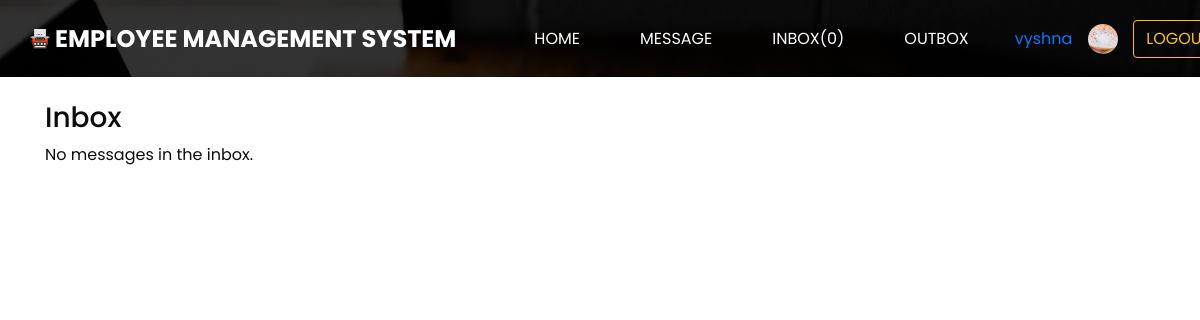
Page /inbox/ (signed in) on the earlier database version.
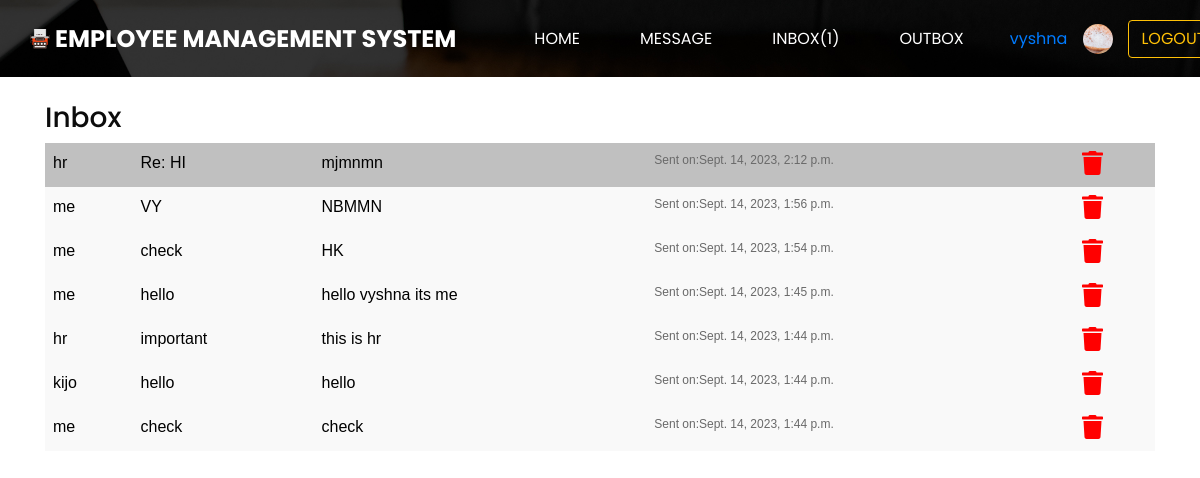
Same page on the later database version.
### myapp/models.py (models this page shows, shortened)
class Messages(models.Model):
    messagefrom = models.ForeignKey(User, on_delete=models.CASCADE, related_name='sent_messages')
    to = models.ForeignKey(User, on_delete=models.CASCADE, related_name='received_messages')
    subject = models.CharField(blank=True, max_length=200)
    message = models.TextField(blank=True)
    attachment = models.FileField(blank=True)
    send_on = models.DateTimeField(auto_now=True)
    read = models.BooleanField(default=False)

class User(AbstractUser):
    name = models.CharField(max_length=50)
    email = models.EmailField(blank="True")
    employee_type= models.CharField(blank="False", default="Employee",max_length=10)
    employee_code = models.CharField(max_length=10, unique="True")
    image = models.ImageField(upload_to='images/',default='images/default-profile-pic.jpg',blank="False")
    phone_number=models.CharField(max_length=13,blank="True")
    def __str__(self):
        return self.name

### myapp/views.py (the view)
# urls.py: path('inbox/',views.inbox, name="inbox"),
def inbox(request):
    emp = request.session.get('username')
    if emp is None:                 #not logged in
        return redirect('loginpage')
    else:
        pic=User.objects.get(username=emp) #to show round profile pic
        myid = User.objects.get(username=emp)
        fromwhom = Messages.objects.filter(to=myid).order_by('-send_on')
        unread_count = Messages.objects.filter(to=myid, read=False).count()  #to display unread messages
        print(unread_count)
        if myid.employee_type =='HR':
            return render(request, 'myapp/inboxhr.html',{'mymessages':fromwhom,'emp':pic,'unread_count':unread_count})
        else:
            return render(request, 'myapp/inboxemp.html',{'mymessages':fromwhom,'emp':pic, 'unread_count':unread_count})

### myapp/templates/myapp/inboxemp.html (shortened to what this page needs)
{% extends 'myapp/employee_dashboard.html' %}
{% block content %}
{% load static %}
<html>
<head>
  <link rel="stylesheet" href="https://cdnjs.cloudflare.com/ajax/libs/font-awesome/5.15.4/css/all.min.css">
  <link rel="stylesheet" type="text/css" href="{% static 'css/inboxoutbox.css' %}">
    </head>
    <body>
      <div class="container">
        <br>
        <h3>Inbox</h3>
        {% if mymessages %}
          <table class="table">
            {% for message in mymessages %}
              <tr {% if message.read == 0 %}style="background-color: #c0c0c0;"{% endif %}>
                <td>
                    {% if message.to == message.messagefrom %}
                    <a href="/openinboxmessage/{{message.id}}" style="color:black;">me</a>
                    {% else %}
                    <a href="/openinboxmessage/{{message.id}}" style="color:black;">{{ message.messagefrom }}</a>
                      {% endif %}
                    </td>
                    <td><a href="/openinboxmessage/{{message.id}}" style="color:black;">{{ message.subject }}</a></td>
                    <td><a href="/openinboxmessage/{{message.id}}" style="color:black;">{{ message.message }}</a></td>
                    <td style="color:#696969; font-size:12px">Sent on:{{ message.send_on}}</a></td>
                    <td><a href="/deleteinboxmessage/{{message.id}}"><i class="fas fa-trash"></i></a></td>
              </tr>
            {% endfor %}
          </table>
          </div>
        {% else %}
          <p>No messages in the inbox.</p>
        {% endif %}
      </div>
    </body>
    </html>
{%endblock%}

### myapp/templates/myapp/employee_dashboard.html (shortened to what this page needs)
{% load static %}
<!DOCTYPE html>
<html>
<head>
  <link rel="stylesheet" type="text/css"
    href="https://cdnjs.cloudflare.com/ajax/libs/OwlCarousel2/2.1.3/assets/owl.carousel.min.css" />
  <link rel="stylesheet" href="https://maxcdn.bootstrapcdn.com/font-awesome/4.3.0/css/font-awesome.min.css">
  <link rel="stylesheet" type="text/css" href="{% static 'css/bootstrap.css' %}" />
  <link href="{% static 'css/style.css' %}" rel="stylesheet" />
  <link href="{% static 'css/responsive.css' %}" rel="stylesheet" />
</head>
<body class="sub_page">
  <div class="hero_area">
    <header class="header_section">
      <div class="container">
        <nav class="navbar navbar-expand-lg custom_nav-container pt-3">
          <a class="navbar-brand mr-5" href="{% url 'home' %}">
            <img src="{% static 'images/logo.png' %}" alt="">
            <span>
              EMPLOYEE MANAGEMENT SYSTEM
            </span>
          </a>
          <div class="collapse navbar-collapse" id="navbarSupportedContent">
            <div class="d-flex ml-auto flex-column flex-lg-row align-items-center">
              <ul class="navbar-nav  ">
                <li class="nav-item active">
                  <a class="nav-link" href="{% url 'home' %}">Home <span class="sr-only">(current)</span></a>
                </li>
                <li class="nav-item">
                  <a class="nav-link" href="{% url 'sendmessageemp' %}"> Message </a>
                </li>
                <li class="nav-item">
                  <a class="nav-link" href="{% url 'inbox' %}"> Inbox({{unread_count}}) </a>
                </li>
                <li class="nav-item">
                  <a class="nav-link" href="{% url 'outbox' %}">Outbox</a>
                </li>
              </ul>
              <div class="d-flex align-items-center">
                <a class="nav-link" href="{% url 'profile' %}">{{emp}}</a>
                <div class="rounded-circle" style="width: 30px; height: 30px; overflow: hidden; margin-right: 15px;">
                  <img src="/media/{{emp.image}}" alt="{{ emp.image.name }}" style="width: 100%; height: 100%; object-fit: cover;">
                </div>
                <a href="{% url 'logoutpage' %}" class="btn btn-outline-warning">LOGOUT</a>
              </div>
            </div>
          </div>
        </nav>
      </div>
    </header>
  </div>
<div class="container">
{% block content %}{% endblock %}
</div>
</body>
</html>

Differences in the rows shown:
added Messages: messagefrom "hr", subject "Re: HI", message "mjmnmn", send_on "Sept. 14, 2023, 2:12 p.m.", read False (drawn)
added Messages: subject "VY", message "NBMMN", send_on "Sept. 14, 2023, 1:56 p.m."
added Messages: subject "check", message "HK", send_on "Sept. 14, 2023, 1:54 p.m."
added Messages: subject "hello", message "hello vyshna its me", send_on "Sept. 14, 2023, 1:45 p.m."
added Messages: messagefrom "hr", subject "important", message "this is hr", send_on "Sept. 14, 2023, 1:44 p.m."
added Messages: messagefrom "kijo", subject "hello", message "hello", send_on "Sept. 14, 2023, 1:44 p.m."
added Messages: subject "check", message "check", send_on "Sept. 14, 2023, 1:44 p.m."
Other differences:
{{ unread_count }}: "0" → "1"
text no longer shown: "No messages in the inbox."
